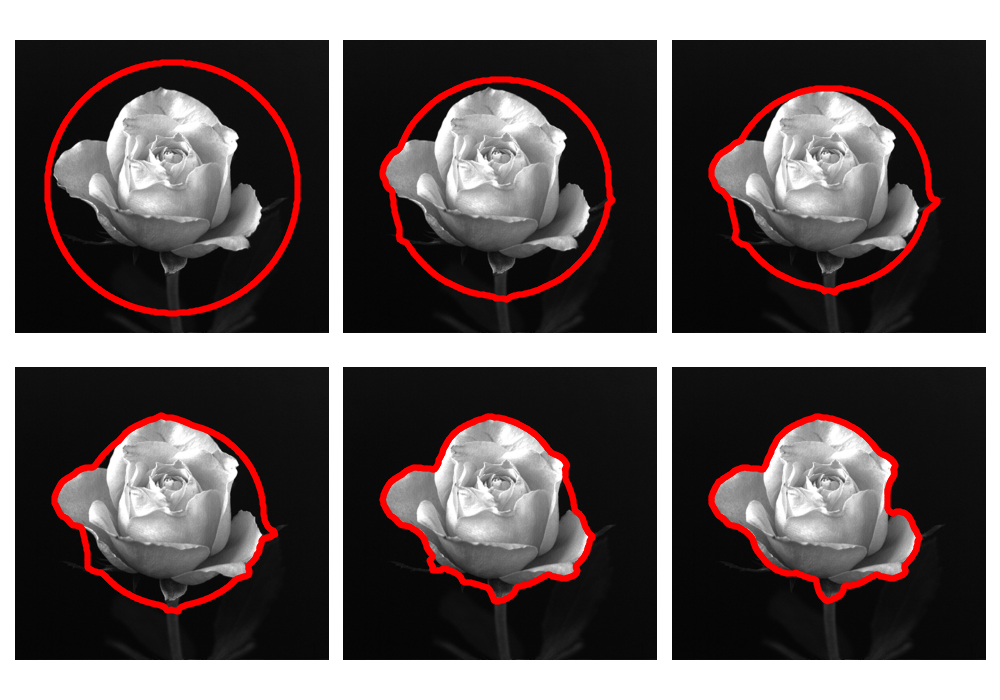

Write the Python code that produced this figure.
import numpy as np
import matplotlib.pyplot as plt
from skimage.io import imread
from skimage.util import img_as_float

from libDIP.levelSetFunction4e import levelSetFunction4e
from libDIP.levelSetForce4e import levelSetForce4e
from libDIP.levelSetIterate4e import levelSetIterate4e
from libDIP.levelSetReInit4e import levelSetReInit4e
from libDIPUM.contourc import contourc
from libDIPUM.curve_display import curve_display
from libDIPUM.data_path import dip_data

# Parameters
iterations = [200, 300, 400, 600, 800]

# Data
img_path = dip_data('rose479by512.tif')
f = img_as_float(imread(img_path))
M, N = f.shape

# Circular initial phi
x0 = int(round(M / 2))
y0 = int(round(N / 2))
r = max(x0, y0) - max(x0, y0) / 5.0
phi0 = levelSetFunction4e('circular', M, N, x0, y0, r)
c_list = [contourc(phi0, [0, 0])]

# Smooth image (none for this figure)
fsmooth = f

# Edge-marking function
W = levelSetForce4e('gradient', [fsmooth, 1, 50])

# Threshold W
T = (np.max(W) + np.min(W)) / 2.0
W = W > T

# Process
for niter in iterations:
    phi = phi0.copy()
    C = 0.5
    for i in range(1, niter + 1):
        F = levelSetForce4e('geodesic', [phi, C, W])
        phi = levelSetIterate4e(phi, F)
        if i % 5 == 0:
            phi = levelSetReInit4e(phi, 5, 0.5)
    c_list.append(contourc(phi, [0, 0]))

# Display
fig, axes = plt.subplots(2, 3, figsize=(10, 7))
for idx in range(len(iterations) + 1):
    ax = axes.flat[idx]
    ax.imshow(f, cmap='gray')
    ax.axis('off')
    cc = c_list[idx]
    curve_display(cc[1, :], cc[0, :], 'r.', ax=ax)

plt.tight_layout()
plt.savefig('Figure1129.png')
plt.show()
